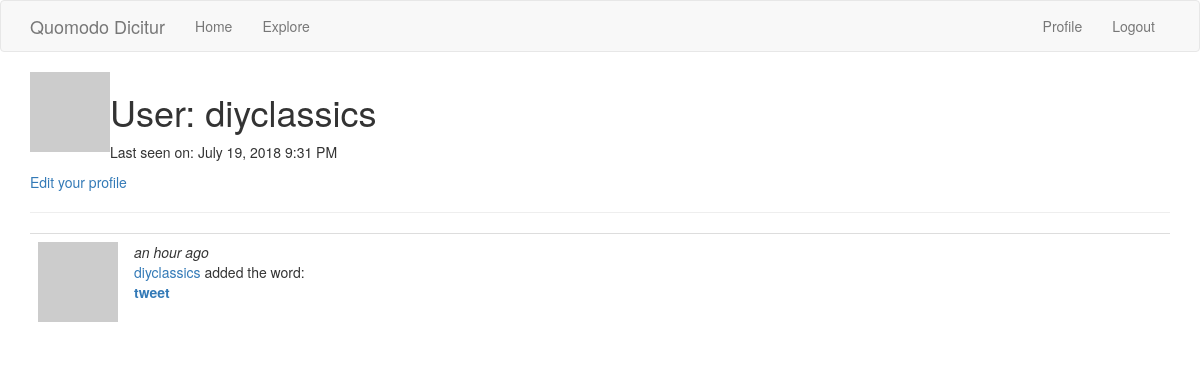
/user/diyclassics (signed in), run on the app's committed database.
### app/models.py (models this page shows, shortened)
class User(UserMixin, db.Model):
    id = db.Column(db.Integer, primary_key=True)
    username = db.Column(db.String(64), index=True, unique=True)
    email = db.Column(db.String(120), index=True, unique=True)
    password_hash = db.Column(db.String(128))
    posts = db.relationship('Entry', backref='author', lazy='dynamic')
    about_me = db.Column(db.String(140))
    last_seen = db.Column(db.DateTime, default=datetime.utcnow)
    def avatar(self, size):
        digest = md5(self.email.lower().encode('utf-8')).hexdigest()
        return 'https://www.gravatar.com/avatar/{}?d=identicon&s={}'.format(
            digest, size)

class Entry(db.Model):
    id = db.Column(db.Integer, primary_key=True)
    definitions = db.relationship('Definitions', backref='entry', lazy='dynamic')
    url = db.Column(db.String)
    english_word = db.Column(db.String, index=True, unique=True)
    latin_top_choice = db.Column(db.String, index=True)
    tweet_id = db.Column(db.String, index=True)
    username = db.Column(db.String)
    body = db.Column(db.String(140))
    tweet_date = db.Column(db.DateTime)
    timestamp = db.Column(db.DateTime, index=True, default=datetime.utcnow)
    user_id = db.Column(db.Integer, db.ForeignKey('user.id'))

### app/routes.py (the view)
@app.route('/user/<username>')
@login_required
def user(username):
    user = User.query.filter_by(username=username).first_or_404()
    entries = user.posts.order_by(Entry.timestamp.desc())
    return render_template('user.html', user=user, entries=entries)

### app/models.py (called while the page is built)
@login.user_loader
def load_user(id):
    return User.query.get(int(id))

### app/routes.py (called while the page is built)
@app.before_request
def before_request():
    if current_user.is_authenticated:
        current_user.last_seen = datetime.utcnow()
        db.session.commit()

### app/templates/user.html (shortened to what this page needs)
{% extends "base.html" %}
{% block app_content %}
    <table>
        <tr valign="top">
            <td><img src="{{ user.avatar(128) }}"></td>
            <td>
                <h1>User: {{ user.username }}</h1>
                {% if user.last_seen %}
                <p>Last seen on: {{ moment(user.last_seen).format('LLL') }}</p>
                {% endif %}
            </td>
        </tr>
    </table>
    {% if user == current_user %}
    <p><a href="{{ url_for('edit_profile') }}">Edit your profile</a></p>
    {% endif %}
    <hr>
    {% for entry in entries %}
        {% include '_post.html' %}
    {% endfor %}
{% endblock %}

### app/templates/base.html (shortened to what this page needs)
{% extends 'bootstrap/base.html' %}
{% block navbar %}
    <nav class="navbar navbar-default">
        <div class="container">
            <div class="navbar-header">
                <a class="navbar-brand" href="{{ url_for('index') }}">Quomodo Dicitur</a>
            </div>
            <div class="collapse navbar-collapse" id="bs-example-navbar-collapse-1">
                <ul class="nav navbar-nav">
                    <li><a href="{{ url_for('index') }}">Home</a></li>
                    <li><a href="{{ url_for('explore') }}">Explore</a></li>
                </ul>
                <ul class="nav navbar-nav navbar-right">
                    {% if current_user.is_anonymous %}
                    <li><a href="{{ url_for('login') }}">Login</a></li>
                    {% else %}
                    <li><a href="{{ url_for('user', username=current_user.username) }}">Profile</a></li>
                    <li><a href="{{ url_for('logout') }}">Logout</a></li>
                    {% endif %}
                </ul>
            </div>
        </div>
    </nav>
{% endblock %}
{% block content %}
    <div class="container">
        {% block app_content %}{% endblock %}
    </div>
{% endblock %}

### app/templates/_post.html
<table class="table table-hover">
    <tr>
        <td width="70px">
            <a href="{{ url_for('user', username=entry.author.username) }}">
                <img src="{{ entry.author.avatar(70) }}" />
            </a>
        </td>
        <td>
            <i>{{ moment(entry.timestamp).fromNow() }}</i>
            <br>
            <a href="{{ url_for('user', username=entry.author.username) }}">
                {{ entry.author.username }}
            </a>
            added the word:
            <br>
            <b><a href="{{ url_for('entry', english_word=entry.english_word) }}">
              {{ entry.english_word }}
            </a></b>
        </td>
    </tr>
</table>

### data on the page
User: username "diyclassics", last_seen "July 19, 2018 9:31 PM"
Entry: timestamp "an hour ago", author.username "diyclassics", english_word "tweet"
